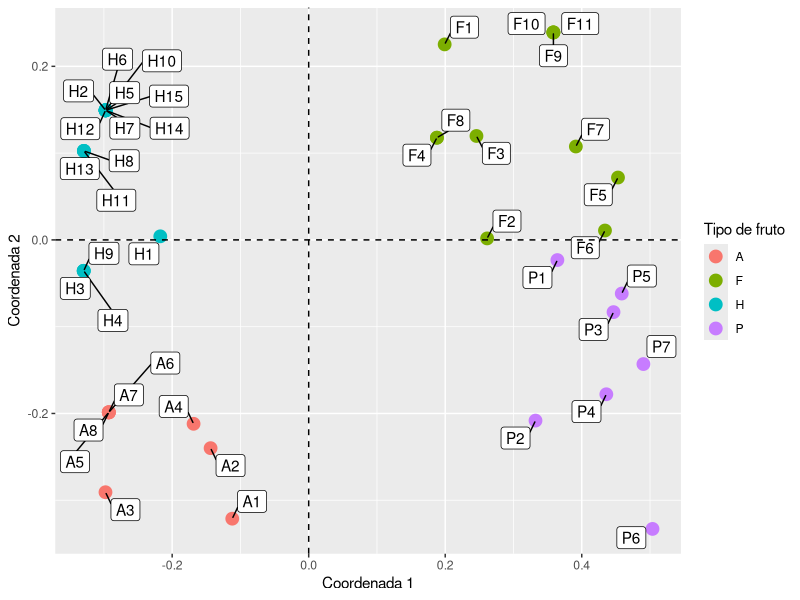
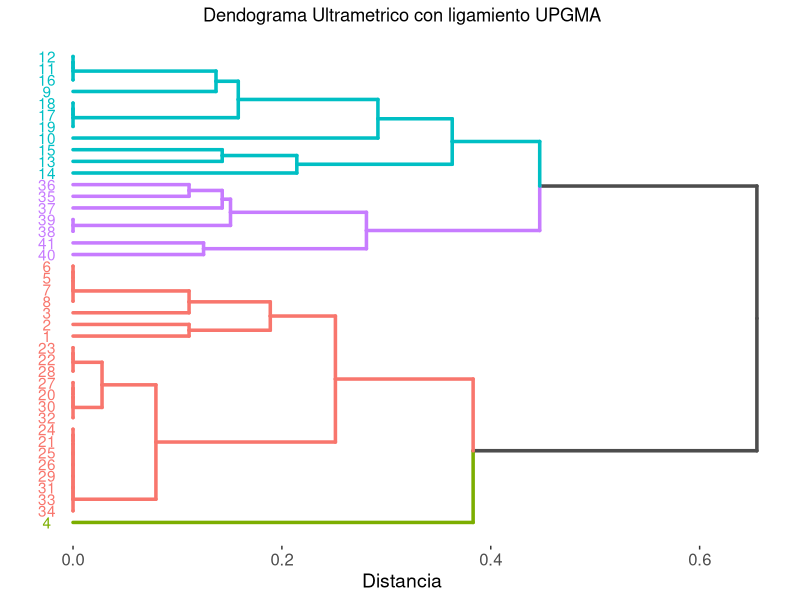
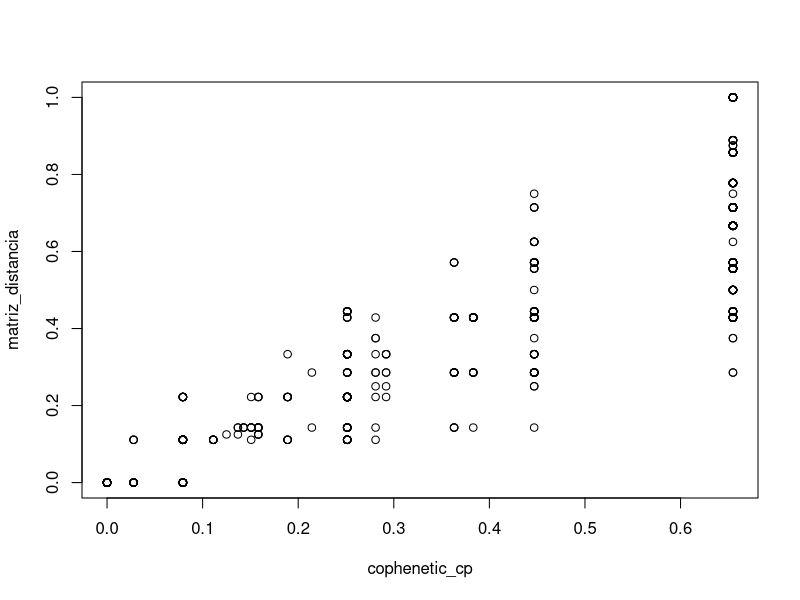

Reproduce these figures in R, in order.
## ---- chunk 1
knitr::opts_chunk$set(
  echo = TRUE, message = FALSE, warning = FALSE, fig.align = "center"
)
## ---- chunk 2
library(cluster)
library(ggrepel)
library(ggdendro)
library(kableExtra)
library(tidyverse)
## ---- chunk 3
datos <- read_csv2(here::here("data", "raw", "CUALITATIVAS.csv"))
## ---- chunk 4
glimpse(datos)
## ---- chunk 5
sapply(datos, function(x) paste(round(mean(x == "-1") * 100, 2), "%")) %>%
  t() %>%
  as.data.frame() %>%
  kable(caption = "Tabla 1: Porcentaje de datos perdidos por variable") %>%
  kable_styling(font_size = 12, full_width = FALSE) %>% 
  kable_classic_2() 
## ---- chunk 6
datos <- datos %>%
  mutate(
    CLADOSP = ifelse(CLADOSP == "-1", NA, CLADOSP),
    CMV = ifelse(CMV == "-1", NA, CMV)
  )
## ---- chunk 7
variedad1 <- datos[1, -1] %>% unlist() %>% unname()
variedad2 <- datos[2, -1] %>% unlist() %>% unname()
similaridad_1_2 <- mean(variedad1 == variedad2, na.rm = TRUE) * 100
## ---- chunk 8
variedad12 <- datos[12, -1] %>% unlist() %>% unname()
variedad13 <- datos[13, -1] %>% unlist() %>% unname()
similaridad_12_13 <- mean(variedad12 == variedad13, na.rm = TRUE) * 100
## ---- chunk 9
datos_fct <- datos %>%
  mutate_all(as.factor)
## ---- chunk 10
matriz_distancia <- daisy(datos_fct[-1], "gower")
matriz_similaridad <- 1 - matriz_distancia
## ---- chunk 11
matriz_similaridad[1] == (similaridad_1_2 / 100)
## ---- chunk 12
coordenadas_principales <- cmdscale(sqrt(matriz_distancia), eig = TRUE)
## ---- chunk 13
datos_CP <- as.data.frame(coordenadas_principales$points)
colnames(datos_CP) <- c("c1", "c2")
datos_CP$etiqueta <- datos$VARIEDAD
datos_CP$variedad <- substr(datos_CP$etiqueta, 1, 1)
## ---- chunk 14
ggplot(datos_CP) + 
  geom_point(aes(c1, c2, color = variedad), size = 4) + 
  geom_label_repel(aes(c1, c2, label = etiqueta), max.overlaps = 30) + 
  geom_vline(xintercept = 0, linetype = "dashed") + 
  geom_hline(yintercept = 0, linetype = "dashed") + 
  labs(
    x = "Coordenada 1",
    y = "Coordenada 2",
    color = "Tipo de fruto"
  )
## ---- chunk 15
datos %>%
  filter(VARIEDAD %in% c("A5", "A6", "A7", "A8")) %>%
  kable() %>% 
  kable_styling(font_size = 12, full_width = FALSE) %>% 
  kable_classic_2() 
## ---- chunk 16
cualitativas_CP <- hclust(matriz_distancia, method = "average")
## ---- chunk 17
# fuente: https://atrebas.github.io/post/2019-06-08-lightweight-dendrograms/
dendro_data_k <- function(hc, k) {
  
  hcdata <- ggdendro::dendro_data(hc, type = "rectangle")
  seg <- hcdata$segments
  labclust <- cutree(hc, k)[hc$order]
  segclust <- rep(0L, nrow(seg))
  heights <- sort(hc$height, decreasing = TRUE)
  height <- mean(c(heights[k], heights[k - 1L]), na.rm = TRUE)
  
  for (i in 1:k) {
    xi <- hcdata$labels$x[labclust == i]
    idx1 <- seg$x >= min(xi) & seg$x <= max(xi)
    idx2 <- seg$xend >= min(xi) & seg$xend <= max(xi)
    idx3 <- seg$yend < height
    idx <- idx1 & idx2 & idx3
    segclust[idx] <- i
  }
  
  idx <- which(segclust == 0L)
  segclust[idx] <- segclust[idx + 1L]
  hcdata$segments$clust <- segclust
  hcdata$segments$line <- as.integer(segclust < 1L)
  hcdata$labels$clust <- labclust
  hcdata
}

dendro_data <- dendro_data_k(cualitativas_CP, k=4)
## ---- chunk 18
ggplot(dendro_data$segments) + 
  geom_segment(
    aes(x = x, y = y, xend = xend, yend = yend, color = as.factor(clust)),
    size = 1.2,
    lineend = "round"
  ) + 
  geom_text(
    aes(x = x, y = y - 0.025, label = label, color = as.factor(clust)), 
    data = dendro_data$labels
  ) + 
  coord_flip() + 
  labs(
    title = "Dendograma Ultrametrico con ligamiento UPGMA",
    y = "Distancia"
  ) + 
  scale_colour_manual(
    values = c("grey30", scales::hue_pal()(4))
  ) + 
  theme(
    panel.grid.major = element_blank(), 
    panel.grid.minor = element_blank(), 
    panel.background = element_blank(),
    axis.title.x = element_text(size = 14), 
    axis.title.y = element_blank(), 
    axis.text.x = element_text(size = 12),
    axis.text.y = element_blank(), 
    axis.line = element_blank(), 
    axis.ticks.y = element_blank(),
    plot.title = element_text(hjust = 0.5),
    legend.position = "none"
  )
## ---- chunk 19
cophenetic_cp = cophenetic(cualitativas_CP)
cor(cophenetic_cp, matriz_distancia)
plot(cophenetic_cp, matriz_distancia)
## ---- chunk 20
cor(cophenetic_cp, dist(coordenadas_principales$points))
